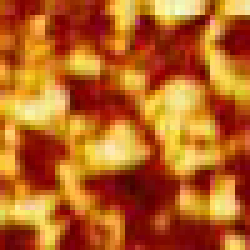
#> input picture nonskin/sweat22.jpg, 50 x 50 px (shown 5 times larger)
$ jupyter execute --allow-errors a.ipynb
#> lines starting #> are read from the running program, lines starting #| are printed output that depends on the picture
[cell 1]
import cv2
import numpy as np
from matplotlib import pyplot as plt

# Campionamento di immagini e valori medi
Ho voluto analizzare tramite grafici immagini contenenti porzioni di pelle e di non pelle, in modo da capire come possano variare i valori dei canali RGB tra le diverse tonalità della pelle e come si possa distinguere una texture di pelle e una di non pelle, campionando per ciascuna il valore medio di ogni canale RGB.

## Texture con porzioni di pelle

[cell 2]
img = cv2.imread('skin/pelle10.jpg', cv2.IMREAD_COLOR)
blu = cv2.calcHist([img], [0], None, [256], [0, 256])
#> blu = 256 values from 0 to 0
#> (the rest of this cell did not finish here and is left out)

[cell 3]
img3 = cv2.imread('skin/pelle9.jpg', cv2.IMREAD_COLOR)
blu = cv2.calcHist([img3], [0], None, [256], [0, 256])
#> (the rest of this cell did not finish here and is left out)

[cell 4]
img5 = cv2.imread('skin/pelle19.jpg', cv2.IMREAD_COLOR)
blu = cv2.calcHist([img5], [0], None, [256], [0, 256])
#> (the rest of this cell did not finish here and is left out)

[cell 5]
img7 = cv2.imread('nonskin/sweat8.jpg', cv2.IMREAD_COLOR)
blu = cv2.calcHist([img7], [0], None, [256], [0, 256])
#> (the rest of this cell did not finish here and is left out)

## Texture senza pelle

[cell 6]
img9 = cv2.imread('nonskin/sweat22.jpg', cv2.IMREAD_COLOR)
#> img9 is the input picture: shape (50, 50, 3); mean B, G, R 33, 98.7, 183.5
blu = cv2.calcHist([img9], [0], None, [256], [0, 256])
#> blu = 256 values, max 467 at index 0, min 0 at index 132, mean 9.77
rosso = cv2.calcHist([img9], [1], None, [256], [0, 256])
#> rosso = 256 values, max 64 at index 0, min 0 at index 238, mean 9.77
verde = cv2.calcHist([img9], [2], None, [256], [0, 256])
#> verde = 256 values, max 88 at index 255, min 0 at index 0, mean 9.77
ch9 = cv2.mean(img9)
#> ch9 = (32.97, 98.67, 183.5, 0)
img9 = cv2.cvtColor(img9, cv2.COLOR_BGR2RGB)
plt.figure(figsize=(20,8))
plt.subplot(2,3,1)
plt.imshow(img9)

plt.subplot(2,3,2)
plt.title("Istogramma di tutti i colori")
plt.hist(blu,color="darkblue")
plt.hist(verde,color="green")
plt.hist(rosso,color="red")
plt.xlabel('Quantità di pixel')
plt.ylabel('Canale')

plt.subplot(2,3,3)
plt.title("Grafico di tutti i colori")
plt.plot(blu, "-b", label = "blu")
plt.plot(verde, "-g", label = "verde")
plt.plot(rosso, "-r", label = "rosso")
plt.legend(loc = 'upper left')
plt.ylabel('Quantità di pixel')
plt.xlabel('Canale')


img10 = cv2.imread('nonskin/sweat25.jpg', cv2.IMREAD_COLOR)
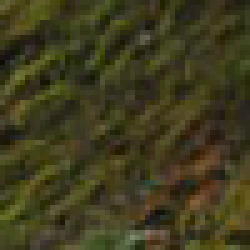
#> input picture nonskin/sweat25.jpg, 50 x 50 px (shown 5 times larger)
#> img10 is the input picture: shape (50, 50, 3); mean B, G, R 30, 59.9, 63.6
blu = cv2.calcHist([img10], [0], None, [256], [0, 256])
#> blu = 256 values, max 108 at index 33, min 0 at index 65, mean 9.77
rosso = cv2.calcHist([img10], [1], None, [256], [0, 256])
#> rosso = 256 values, max 68 at index 56, min 0 at index 0, mean 9.77
verde = cv2.calcHist([img10], [2], None, [256], [0, 256])
#> verde = 256 values, max 71 at index 64, min 0 at index 0, mean 9.77
ch10 = cv2.mean(img10)
#> ch10 = (29.97, 59.92, 63.64, 0)
img10 = cv2.cvtColor(img10, cv2.COLOR_BGR2RGB)

plt.subplot(2,3,4)
plt.imshow(img10)
plt.subplot(2,3,5)
plt.title("Istogramma di tutti i colori")
plt.hist(blu,color="darkblue")
plt.hist(verde,color="green")
plt.hist(rosso,color="red")
plt.xlabel('Quantità di pixel')
plt.ylabel('Canale')

plt.subplot(2,3,6)
plt.title("Grafico di tutti i colori")
plt.plot(blu, "-b", label = "blu")
plt.plot(verde, "-g", label = "verde")
plt.plot(rosso, "-r", label = "rosso")
plt.legend(loc = 'upper left')
plt.ylabel('Quantità di pixel')
plt.xlabel('Canale')

plt.tight_layout()
plt.show()
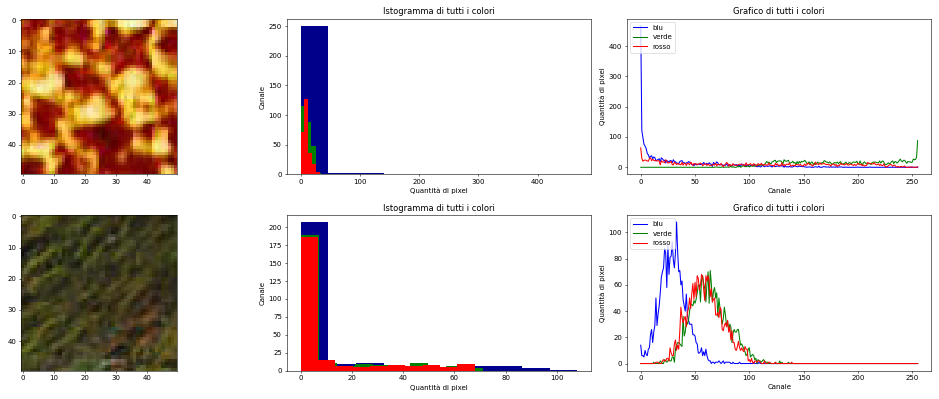
#> figure drawn by matplotlib, 6 panels; panel 2: tallest bar 250 high, from x = 0 to 46.7; panel 2: tallest bar 115 high, from x = 0 to 8.8; panel 2: tallest bar 127 high, from x = 6.4 to 12.8; panel 3: curve peaks at x = 0, y = 467

[cell 7]
img11 = cv2.imread('nonskin/sweat2.jpg', cv2.IMREAD_COLOR)
blu = cv2.calcHist([img11], [0], None, [256], [0, 256])
#> blu = 256 values from 0 to 0
#> (the rest of this cell did not finish here and is left out)
